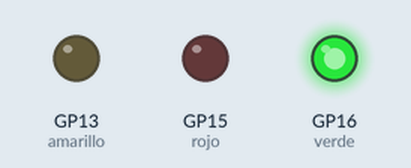
This program was run on a simulated Raspberry Pi Pico running MicroPython. Shown: output pins drawn as LEDs (lit = HIGH).

Above: at 1.0 s.
At 3.0 s:
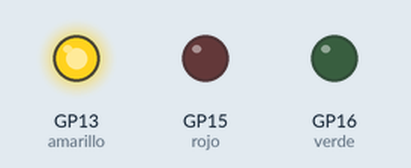
At 5.0 s:
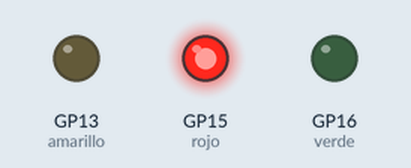
Timing chart, 0 to 7.8 s (numbered marks = the images above):
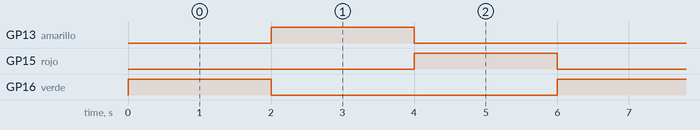

The program:

semaforo.py
```python
# codigo en https://www.youtube.com/watch?v=quPgphiP9xg
# se construyo el circuito en protoboard para probar el codigo

from machine import Pin
import utime


rojo = Pin(15,Pin.OUT)
amarillo = Pin(13,Pin.OUT)
verde = Pin(16,Pin.OUT)


while True:
    verde.value(1)
    utime.sleep_ms(2000)
    verde.value(0)
    amarillo.value(1)
    utime.sleep_ms(2000)
    amarillo.value(0)
    rojo.value(1)
    utime.sleep_ms(2000)
    rojo.value(0)
```

Measured:
- by itself, GP13 (amarillo), GP15 (rojo), GP16 (verde): alternates HIGH for 2.0 s and LOW for 4.0 s
- by itself, everything shown: repeats every 6.0 s, in 3 steps
